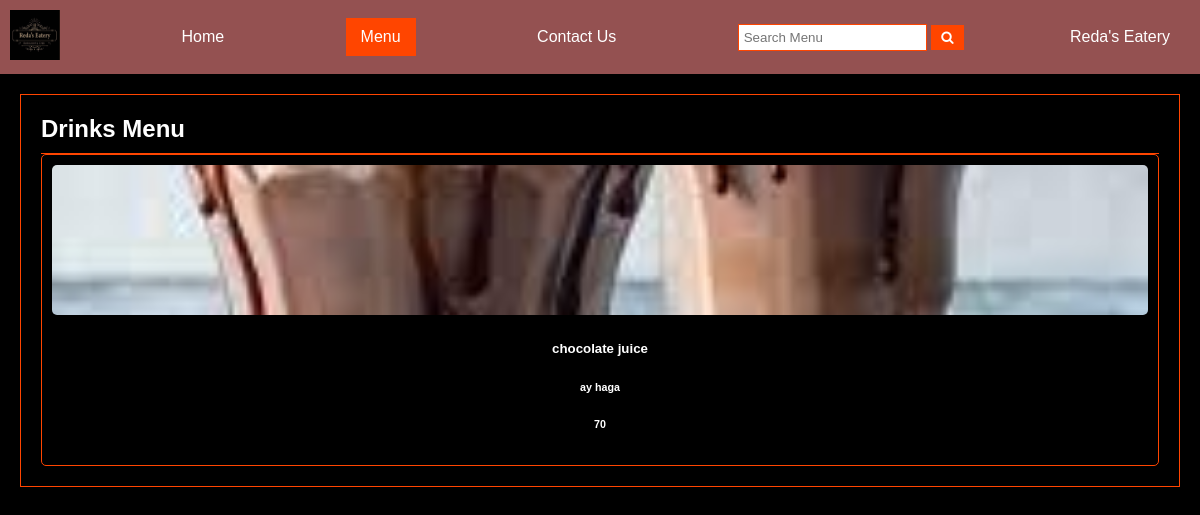
Screenshot of /DrinksMenu.php with the database file from the repository.
### tables this page shows
CREATE TABLE `products` (
  `ID` int(11) NOT NULL,
  `title` varchar(250) NOT NULL,
  `price` int(11) NOT NULL,
  `description` varchar(500) NOT NULL,
  `prod_image` longblob NOT NULL,
  `category` varchar(250) NOT NULL
);

### DrinksMenu.php (the view, shortened to what this page needs)
<!DOCTYPE html>
<html>
<head>
  <link rel="stylesheet" href="Css/Menu.css">
  <link rel="stylesheet" href="https://cdnjs.cloudflare.com/ajax/libs/font-awesome/4.7.0/css/font-awesome.min.css">
</head>
<body>
<div class="topnav">
  <div class="img">
    <img src="photos/logo.jpg" height="50" width="50">
  </div>
  <a href="home.php" target="_blank">Home</a>
  <a class="active" href="menu.php">Menu</a>
  <a href="Contactus.php" target="_blank">Contact Us</a>
  <div class="search-container">
    <form action="search.php">
      <input type="text" placeholder="Search Menu" name="search">
      <button type="submit" id="searchButton"><i class="fa fa-search"></i></button>
    </form>
  </div>
  <div class="name">
    <p>Reda's Eatery</p>
  </div>
</div>
<?php
    $sql = "SELECT * FROM products WHERE category='drinks'";
    include_once "includes/dbh.inc.php";
    $result = mysqli_query($conn, $sql);
    ?>
<div>
  <div class="main">
    <h2>Drinks Menu</h2>
    <?php
            while ($row = mysqli_fetch_assoc($result)) {
              $title = $row["title"];
              $price = $row["price"];
              $description = $row["description"];
              $prod_image = $row["prod_image"];
            ?>
    <div class="menu">
            <div class="menu-item">
            <img src="<?php echo $prod_image; ?>">
<div class="design">
    <h5><?php echo $title; ?></h5>
    <h6><?php echo $description; ?></h6>
    <h6><?php echo $price; ?></h6>
   </div>
       </div>
         <?php
         }
         ?>
         </div>
</body>
</html>

### Css/Menu.css (style rules this page uses)
body, h1, h2, h3, p, ul, li, button { margin: 0; padding: 0; color: #fff; }
body { font-family: Arial, sans-serif; background-color: #000000; }
.topnav { background-color: rgb(148, 81, 81); color: #fff; display: flex; justify-content: space-between; align-items: center; padding: 10px; }
.topnav a { color: #fff; text-decoration: none; padding: 10px 15px; }
.topnav a.active { background-color: orangered; }
.search-container { display: flex; align-items: center; }
.search-container input[type="text"] { padding: 5px; border: 1px solid orangered; }
#searchButton { background-color: orangered; color: #fff; border: none; padding: 5px 10px; cursor: pointer; }
.name { text-align: right; padding-right: 20px; }
.main { background-color: #000000; margin: 20px; padding: 20px; border: 1px solid orangered; }
.main h2 { border-bottom: 1px solid orangered; padding-bottom: 10px; }
.menu { display: grid; grid-template-columns: repeat(auto-fit, minmax(200px, 1fr)); gap: 20px; }
.menu-item { text-align: center; padding: 10px; border: 1px solid orangered; border-radius: 5px; }
.menu-item img { width: 100%; height: 150px; object-fit: cover; border-radius: 5px; }

### rows the page displays
products: prod_image (picture), title "chocolate juice", description "ay haga", price "70"
